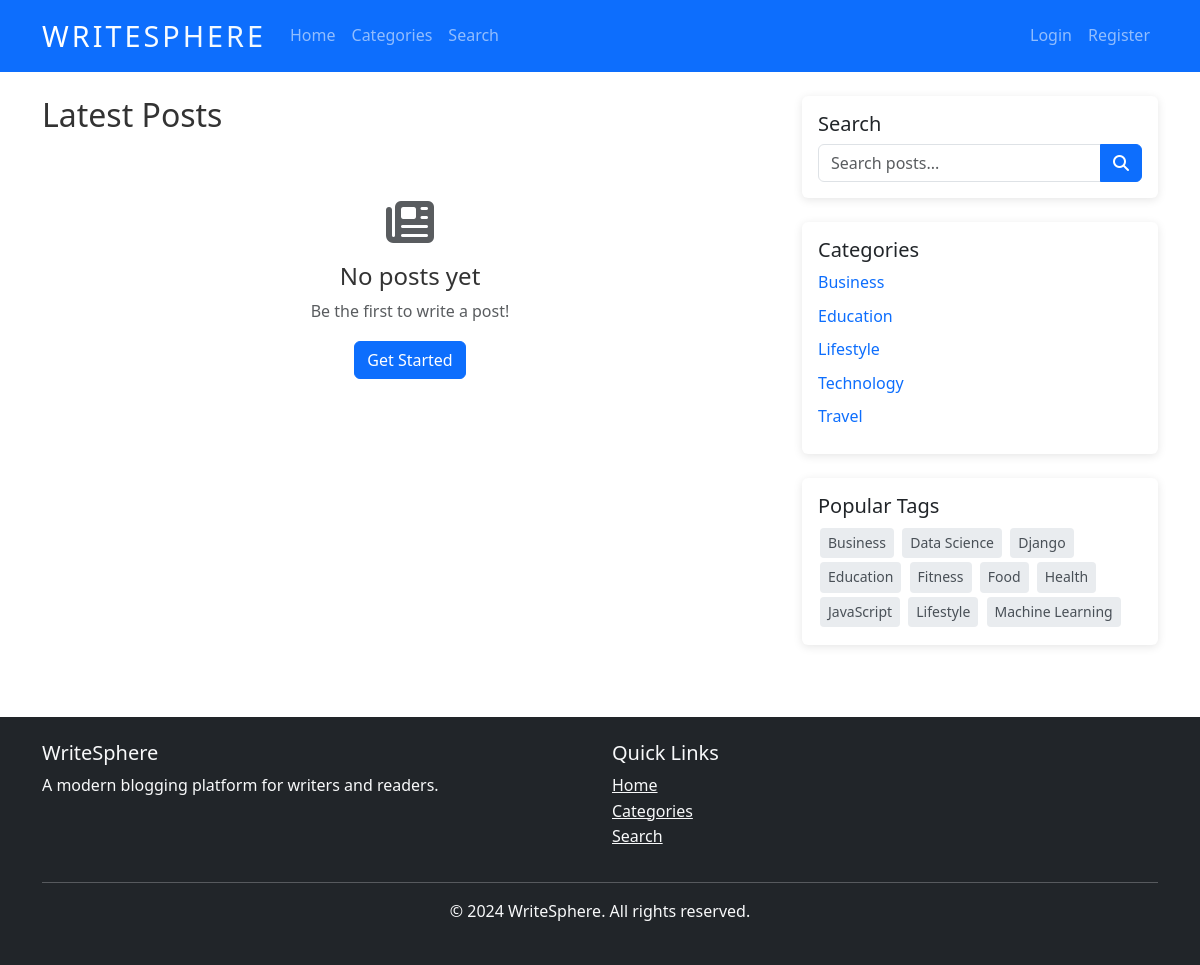
The page / on the database its author committed.
### blog/models.py (models this page shows, shortened)
class Category(models.Model):
    name = models.CharField(max_length=100, unique=True)
    slug = models.SlugField(max_length=100, unique=True, blank=True)
    description = models.TextField(blank=True)
    created_at = models.DateTimeField(auto_now_add=True)
    class Meta:
        verbose_name_plural = "Categories"
        ordering = ['name']

class Tag(models.Model):
    name = models.CharField(max_length=50, unique=True)
    slug = models.SlugField(max_length=50, unique=True, blank=True)
    created_at = models.DateTimeField(auto_now_add=True)
    class Meta:
        ordering = ['name']

### blog/views.py (the view)
# urls.py: path('', views.HomeView.as_view(), name='home'),
class HomeView(ListView):
    model = Post
    template_name = 'blog/home.html'
    context_object_name = 'posts'
    paginate_by = 10
    def get_queryset(self):
        return Post.objects.filter(status='published').select_related('author', 'category').prefetch_related('tags')
    def get_context_data(self, **kwargs):
        context = super().get_context_data(**kwargs)
        context['featured_posts'] = Post.objects.filter(status='published', featured=True)[:3]
        context['categories'] = Category.objects.all()
        context['popular_tags'] = Tag.objects.annotate(post_count=Count('posts')).order_by('-post_count')[:10]
        return context

### templates/blog/home.html (shortened to what this page needs)
{% extends 'base.html' %}
{% block content %}
<div class="row">
    <div class="col-lg-8">
        <section>
            <h2 class="mb-3">Latest Posts</h2>
            {% for post in posts %}
            <article class="card post-card">
                {% if post.cover_image %}
                <img src="{{ post.cover_image.url }}" class="card-img-top" alt="{{ post.title }}">
                {% endif %}
                <div class="card-body">
                    <div class="d-flex justify-content-between align-items-start mb-2">
                        <h3 class="card-title">
                            <a href="{{ post.get_absolute_url }}" class="post-title">{{ post.title }}</a>
                        </h3>
                        {% if post.featured %}
                        <span class="badge bg-warning text-dark">Featured</span>
                        {% endif %}
                    </div>
                    <div class="author-info">
                        {% if post.author.profile_picture %}
                        <img src="{{ post.author.profile_picture.url }}" alt="{{ post.author.username }}" class="author-avatar">
                        {% else %}
                        <div class="author-avatar bg-secondary d-flex align-items-center justify-content-center">
                            <i class="fas fa-user text-white"></i>
                        </div>
                        {% endif %}
                        <div>
                            <strong>{{ post.author.get_full_name|default:post.author.username }}</strong>
                            <br>
                            <small class="text-muted">{{ post.created_at|date:"F d, Y" }}</small>
                        </div>
                    </div>
                    <p class="card-text">{{ post.excerpt }}</p>
                    {% if post.category %}
                    <div class="mb-2">
                        <a href="{% url 'blog:category_detail' post.category.slug %}" class="badge bg-primary">{{ post.category.name }}</a>
                    </div>
                    {% endif %}
                    {% if post.tags.all %}
                    <div class="mb-3">
                        {% for tag in post.tags.all %}
                        <a href="{% url 'blog:tag_detail' tag.slug %}" class="tag">{{ tag.name }}</a>
                        {% endfor %}
                    </div>
                    {% endif %}
                    <div class="d-flex justify-content-between align-items-center">
                        <div class="post-meta">
                            <small>
                                <i class="fas fa-eye"></i> {{ post.views_count }} views
                                <span class="mx-2">|</span>
                                <i class="fas fa-heart"></i> {{ post.likes.count }}
                                <span class="mx-2">|</span>
                                <i class="fas fa-comment"></i> {{ post.comments.count }}
                            </small>
                        </div>
                        <div class="reading-time">
                            <small><i class="fas fa-clock"></i> {{ post.reading_time }} min read</small>
                        </div>
                    </div>
                </div>
            </article>
            {% empty %}
            <div class="text-center py-5">
                <i class="fas fa-newspaper fa-3x text-muted mb-3"></i>
                <h4>No posts yet</h4>
                <p class="text-muted">Be the first to write a post!</p>
                {% if user.is_authenticated %}
                <a href="{% url 'blog:post_create' %}" class="btn btn-primary">Write a Post</a>
                {% else %}
                <a href="{% url 'users:register' %}" class="btn btn-primary">Get Started</a>
                {% endif %}
            </div>
            {% endfor %}
        </section>
    </div>
    <div class="col-lg-4">
        <aside>
            <div class="card mb-4">
                <div class="card-body">
                    <h5 class="card-title">Search</h5>
                    <form action="{% url 'blog:search' %}" method="get">
                        <div class="input-group">
                            <input type="text" name="query" class="form-control" placeholder="Search posts...">
                            <button class="btn btn-primary" type="submit">
                                <i class="fas fa-search"></i>
                            </button>
                        </div>
                    </form>
                </div>
            </div>
            <div class="card mb-4">
                <div class="card-body">
                    <h5 class="card-title">Categories</h5>
                    {% for category in categories %}
                    <a href="{% url 'blog:category_detail' category.slug %}" class="d-block mb-2 text-decoration-none">
                        {{ category.name }}
                    </a>
                    {% empty %}
                    <p class="text-muted">No categories yet</p>
                    {% endfor %}
                </div>
            </div>
            <div class="card mb-4">
                <div class="card-body">
                    <h5 class="card-title">Popular Tags</h5>
                    {% for tag in popular_tags %}
                    <a href="{% url 'blog:tag_detail' tag.slug %}" class="tag">{{ tag.name }}</a>
                    {% empty %}
                    <p class="text-muted">No tags yet</p>
                    {% endfor %}
                </div>
            </div>
        </aside>
    </div>
</div>
{% endblock %}

### templates/base.html (shortened to what this page needs)
{% load static %}
<!DOCTYPE html>
<html lang="en">
<head>
    <link href="https://cdn.jsdelivr.net/npm/bootstrap@5.3.0/dist/css/bootstrap.min.css" rel="stylesheet">
    <link rel="stylesheet" href="https://cdnjs.cloudflare.com/ajax/libs/font-awesome/6.4.0/css/all.min.css">
    <link href="{% static 'css/style.css' %}" rel="stylesheet">
</head>
<body>
    <nav class="navbar navbar-expand-lg navbar-dark bg-primary">
        <div class="container">
            <a class="navbar-brand" href="{% url 'blog:home' %}">
                <span class="logo-text-simple">WriteSphere</span>
            </a>
            <div class="collapse navbar-collapse" id="navbarNav">
                <ul class="navbar-nav me-auto">
                    <li class="nav-item">
                        <a class="nav-link" href="{% url 'blog:home' %}">Home</a>
                    </li>
                    <li class="nav-item">
                        <a class="nav-link" href="{% url 'blog:category_list' %}">Categories</a>
                    </li>
                    <li class="nav-item">
                        <a class="nav-link" href="{% url 'blog:search' %}">Search</a>
                    </li>
                </ul>
                <ul class="navbar-nav">
                    {% if user.is_authenticated %}
                        <li class="nav-item dropdown">
                            <a class="nav-link dropdown-toggle" href="#" id="navbarDropdown" role="button" data-bs-toggle="dropdown">
                                <i class="fas fa-user me-1"></i>{{ user.username }}
                            </a>
                            <ul class="dropdown-menu">
                                <li><a class="dropdown-item" href="{% url 'users:profile' user.username %}">Profile</a></li>
                                <li><a class="dropdown-item" href="{% url 'users:dashboard' %}">Dashboard</a></li>
                                <li><a class="dropdown-item" href="{% url 'blog:my_posts' %}">My Posts</a></li>
                                <li><a class="dropdown-item" href="{% url 'interactions:following' %}">Following</a></li>
                                <li><hr class="dropdown-divider"></li>
                                <li><a class="dropdown-item" href="{% url 'blog:post_create' %}">Write Post</a></li>
                                <li><hr class="dropdown-divider"></li>
                                <li>
                                    <form method="post" action="{% url 'users:logout' %}" style="display: inline;">
                                        {% csrf_token %}
                                        <button type="submit" class="dropdown-item" style="border: none; background: none; padding: 0; color: inherit; text-align: left; width: 100%;">
                                            <i class="fas fa-sign-out-alt me-1"></i>Logout
                                        </button>
                                    </form>
                                </li>
                            </ul>
                        </li>
                    {% else %}
                        <li class="nav-item">
                            <a class="nav-link" href="{% url 'users:login' %}">Login</a>
                        </li>
                        <li class="nav-item">
                            <a class="nav-link" href="{% url 'users:register' %}">Register</a>
                        </li>
                    {% endif %}
                </ul>
            </div>
        </div>
    </nav>
    <main class="container my-4">
        {% block content %}{% endblock %}
    </main>
    <footer class="bg-dark text-light py-4 mt-5">
        <div class="container">
            <div class="row">
                <div class="col-md-6">
                    <h5>WriteSphere</h5>
                    <p>A modern blogging platform for writers and readers.</p>
                </div>
                <div class="col-md-6">
                    <h5>Quick Links</h5>
                    <ul class="list-unstyled">
                        <li><a href="{% url 'blog:home' %}" class="text-light">Home</a></li>
                        <li><a href="{% url 'blog:category_list' %}" class="text-light">Categories</a></li>
                        <li><a href="{% url 'blog:search' %}" class="text-light">Search</a></li>
                    </ul>
                </div>
            </div>
            <hr class="bg-light">
            <div class="text-center">
                <p>&copy; 2024 WriteSphere. All rights reserved.</p>
            </div>
        </div>
    </footer>
</body>
</html>

### static/css/style.css (style rules this page uses)
.logo-text-simple { font-family: 'Segoe UI', Tahoma, Geneva, Verdana, sans-serif; font-weight: 300; font-size: 1.8rem; letter-spacing: 3px; text-transform: uppercase; background: linear-gradient(90deg, #ffffff 0%, #f0f8ff 100%); -webkit-background-clip: text; -webkit-text-fill-color: transparent; background-clip: text; text-decoration: none; transition: all 0.3s ease; display: inline-block; position: relative; }
.logo-text-simple::after { content: ''; position: absolute; bottom: -2px; left: 0; width: 0; height: 2px; background: linear-gradient(90deg, #4facfe 0%, #00f2fe 100%); transition: width 0.3s ease; }
body { font-family: 'Segoe UI', Tahoma, Geneva, Verdana, sans-serif; line-height: 1.6; color: #333; }
.navbar-brand { font-weight: bold; font-size: 1.5rem; }
.card { border: none; box-shadow: 0 2px 10px rgba(0,0,0,0.1); transition: transform 0.2s ease-in-out; }
.tag { display: inline-block; background: #e9ecef; color: #495057; padding: 0.25rem 0.5rem; margin: 0.125rem; border-radius: 0.25rem; font-size: 0.875rem; text-decoration: none; }

### rows shown on the page
Category: name "Business"
Category: name "Education"
Category: name "Lifestyle"
Category: name "Technology"
Category: name "Travel"
Tag: name "Business"
Tag: name "Data Science"
Tag: name "Django"
Tag: name "Education"
Tag: name "Fitness"
Tag: name "Food"
Tag: name "Health"
Tag: name "JavaScript"
Tag: name "Lifestyle"
Tag: name "Machine Learning"
